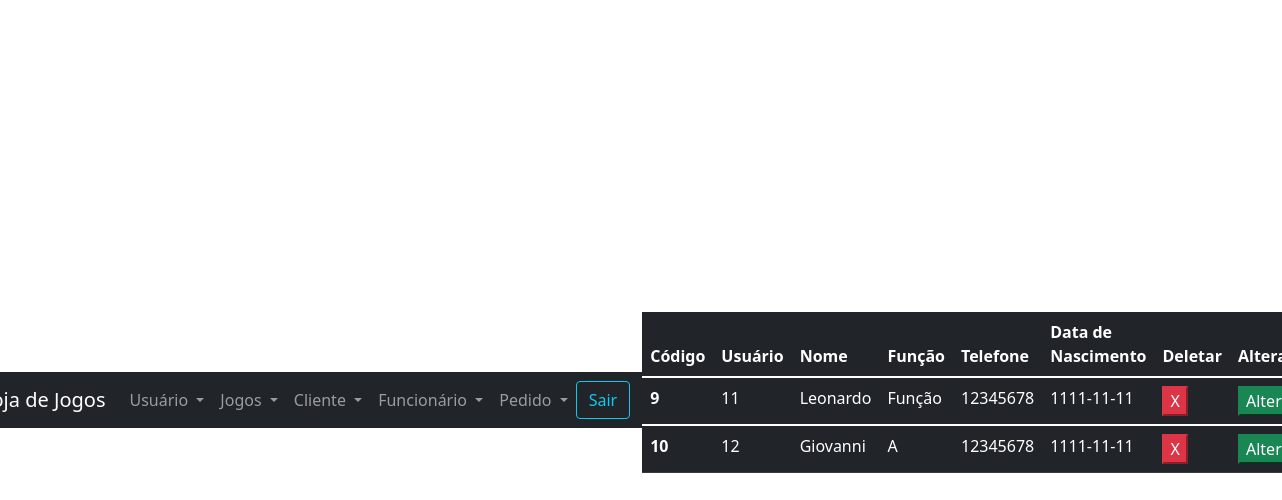
Page /view/listaFuncionario.php (signed in) on the committed database.
### tables this page shows
CREATE TABLE `tbfuncionario` (
  `codFun` int(4) NOT NULL,
  `codUsuFK` int(4) NOT NULL,
  `nomeFun` varchar(50) NOT NULL,
  `funcaoFun` varchar(10) NOT NULL,
  `foneFun` char(12) NOT NULL,
  `datanasFun` date NOT NULL
);

### model/bancoFuncionario.php (called while the page is built, shortened)
<?php
function listaFuncionario($conexao){
    $query = "select * from tbfuncionario";
    $resultados = mysqli_query($conexao, $query);
    return $resultados;
}
?>

### view/listaFuncionario.php (the view, shortened to what this page needs)
<?php
    include_once("header.php");
    include_once("../model/conexao.php");
    include_once("../model/bancoFuncionario.php");
?>
<table class="table table-dark table-hover">
    <thead>
        <tr>
            <th scope="col"> Código </th>
            <th scope="col"> Usuário </th>
            <th scope="col"> Nome </th>
            <th scope="col"> Função </th>
            <th scope="col"> Telefone </th>
            <th scope="col"> Data de Nascimento </th>
            <th scope="col"> Deletar </th>
            <th scope="col"> Alterar</th>
        </tr>
    </thead>
    <?php
        $funcionarios = listaFuncionario($conexao);
        foreach($funcionarios as $funcionario):
    ?>
    <tbody>
        <tr>
            <th scope="row"> <?=$funcionario['codFun']?> </th>
            <td> <?=$funcionario['codUsuFK']?> </td>
            <td> <?=$funcionario['nomeFun']?> </td>
            <td> <?=$funcionario['funcaoFun']?> </td>
            <td> <?=$funcionario['foneFun']?> </td>
            <td> <?=$funcionario['datanasFun']?> </td>
            <td>
                <form action="../controller/deletarFuncionario.php" method="POST">
                    <button type="submit" class="btn-danger"> X </button>
                </form>
            </td>
            <td>
                <form action="../view/formalterarFuncionario.php" method="POST">
                    <button type="submit" class="btn-success"> Alterar </button>
                </form>
            </td>
        </tr>
    <?php
        endforeach;
    ?>
    </tbody>
</table>
<?php include_once("footer.php"); ?>

### view/css/style.css (style rules this page uses)
body { display: flex; justify-content: center; align-items: center; height: 100vh; }

### rows in the picture
tbfuncionario: codFun "9", codUsuFK "11", nomeFun "Leonardo", funcaoFun "Função", foneFun "12345678", datanasFun "1111-11-11"
tbfuncionario: codFun "10", codUsuFK "12", nomeFun "Giovanni", funcaoFun "A", foneFun "12345678", datanasFun "1111-11-11"
